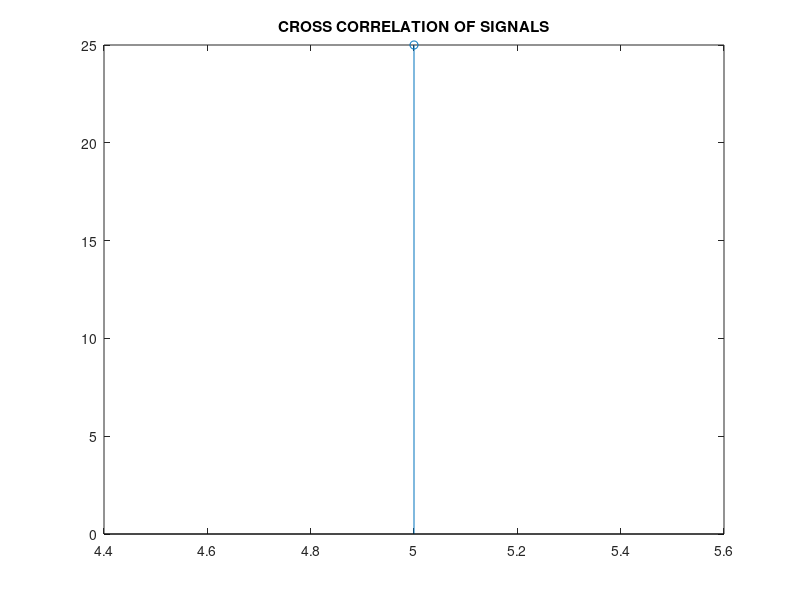

The MATLAB script that drew this image:
%DSP LAB ASSESSMENT - 2
%Correlation of signals

%Chirag Satapathy - 19BEI0107

%Cross Correlation
clc
clear all
close all

%Enter the 'x' and 'h' values in [] leaving space between each value
%Eg: [1 2 3 4 5]
x = input('Discrete sample of x(n): ');
h = input('Discrete sample of h(n): ');
xlen = length(x);
hlen = length(h);
k = 0; y = 0;

for i = 1:xlen
    for j = 1:hlen
        y(i,i+j-1) = x(i)*h(hlen-j+1);
    end
end
newline
z = sum(y)
disp("Output");z
disp("Output sequence");y
stem(x,y);
title('CROSS CORRELATION OF SIGNALS');


